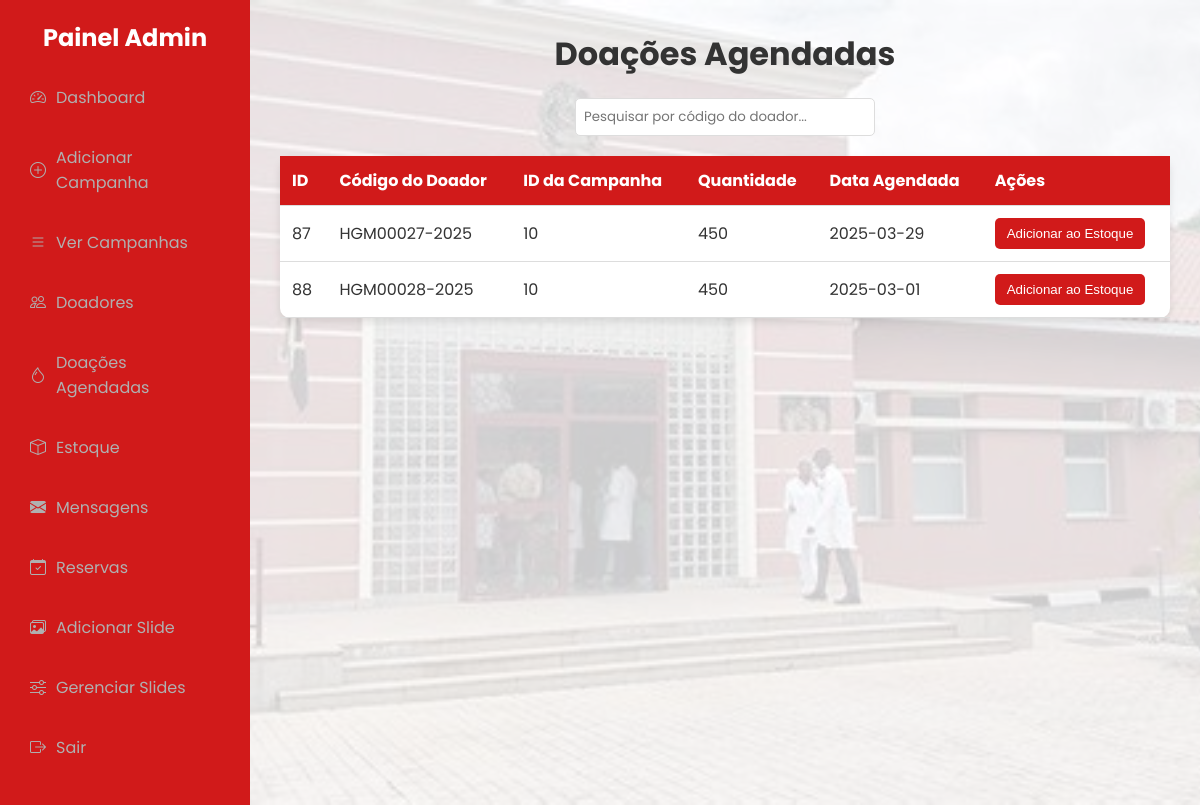
The page /view_donations.php (signed in) on the database its author committed.
### tables this page shows
CREATE TABLE `doacoes` (
  `id` int(11) NOT NULL,
  `doador_id` int(11) DEFAULT NULL,
  `campanha_id` int(11) DEFAULT NULL,
  `quantidade` int(11) DEFAULT NULL,
  `data_agendada` date DEFAULT NULL,
  `data` timestamp NOT NULL DEFAULT current_timestamp(),
  `status` enum('pendente','estoque','utilizado') NOT NULL DEFAULT 'pendente',
  `valor` decimal(10,2) NOT NULL
);

### view_donations.php (the view, shortened to what this page needs)
<?php
require 'configu.php';
?>
<!DOCTYPE html>
<html lang="pt-BR">
<head>
  <link rel="stylesheet" href="https://cdn.jsdelivr.net/npm/bootstrap-icons/font/bootstrap-icons.css">
</head>
<body>
  <div class="admin-dashboard">
    <aside class="sidebar">
      <h2>Painel Admin</h2>
      <ul class="menu">
        <li><a href="admin_dashboard.php"><i class="bi bi-speedometer2"></i> Dashboard</a></li>
        <li><a href="add_campaign.php"><i class="bi bi-plus-circle"></i> Adicionar Campanha</a></li>
        <li><a href="view_campaigns.php"><i class="bi bi-list"></i> Ver Campanhas</a></li>
        <li><a href="view_donors.php"><i class="bi bi-people"></i> Doadores</a></li>
        <li><a href="view_donations.php"><i class="bi bi-droplet"></i> Doações Agendadas</a></li>
        <li><a href="view_stock_donations.php"><i class="bi bi-box"></i> Estoque</a></li>
        <li><a href="view_message.php"><i class="bi bi-envelope-fill"></i> Mensagens</a></li>
        <li><a href="view_reservations.php"><i class="bi bi-calendar-check"></i> Reservas</a></li>
        <li><a href="add_slider.php"><i class="bi bi-images"></i> Adicionar Slide</a></li>
        <li><a href="manage_sliders.php"><i class="bi bi-sliders"></i> Gerenciar Slides</a></li>
        <li><a href="admin_logout.php"><i class="bi bi-box-arrow-right"></i> Sair</a></li>
      </ul>
    </aside>
    <main class="content">
      <h1>Doações Agendadas</h1>
      <div class="search-container" style="margin-bottom: 20px; text-align: center;">
  <input type="text" id="searchInput" placeholder="Pesquisar por código do doador..."
         style="padding: 8px; width: 300px; border-radius: 5px; border: 1px solid #ddd;">
</div>
      <table class="styled-table">
        <thead>
          <tr>
            <th>ID</th>
            <th>Código do Doador</th>
            <th>ID da Campanha</th>
            <th>Quantidade</th>
            <th>Data Agendada</th>
            <th>Ações</th>
          </tr>
        </thead>
        <tbody>
          <?php
          $query = "SELECT * FROM doacoes WHERE status = 'pendente'";
          $result = $pdo->query($query);
          if ($result->rowCount() > 0) {
            while ($row = $result->fetch(PDO::FETCH_ASSOC)) {
              echo "<tr>";
              echo "<td>{$row['id']}</td>";
              echo "<td>HGM000{$row['doador_id']}-2025</td>";
              echo "<td>{$row['campanha_id']}</td>";
              echo "<td>{$row['quantidade']}</td>";
              echo "<td>{$row['data_agendada']}</td>";
              echo "<td><button class='btn-action' onclick=\"location.href='add_to_stock.php?id={$row['id']}'\">Adicionar ao Estoque</button></td>";
              echo "</tr>";
            }
          } else {
            echo "<tr><td colspan='6' style='text-align:center;'>Nenhuma doação agendada.</td></tr>";
          }
          ?>
        </tbody>
      </table>
    </main>
  </div>
</body>
</html>

### view_donations.php (style rules this page uses)
* { margin: 0; padding: 0; box-sizing: border-box; }
body { font-family: 'Poppins', sans-serif; background: #f0f0f0; color: #333; }
.admin-dashboard { display: grid; grid-template-columns: 250px auto; min-height: 100vh; }
.sidebar { background-color: #D11A1A; padding: 20px; color: #fff; }
.sidebar h2 { text-align: center; }
.menu { list-style: none; margin-top: 20px; }
.menu li { margin: 15px 0; }
.menu a { color: #b0b0b0; text-decoration: none; display: flex; align-items: center; padding: 10px; border-radius: 5px; transition: background 0.3s; }
.menu a i { margin-right: 10px; }
.content { background: url('uploads/slider2.jpg') no-repeat center center/cover; background-color: rgba(255, 255, 255, 0.8); background-blend-mode: lighten; padding: 30px; }
h1 { text-align: center; margin-bottom: 20px; }
.styled-table { width: 100%; border-collapse: collapse; background: white; box-shadow: 0px 4px 8px rgba(0, 0, 0, 0.1); border-radius: 10px; }
.styled-table th, .styled-table td { padding: 12px; text-align: left; border-bottom: 1px solid #ddd; }
.styled-table th { background-color: #D11A1A; color: white; }
.btn-action { padding: 8px 12px; background: #D11A1A; color: white; border: none; border-radius: 5px; cursor: pointer; transition: background 0.3s; }
.search-container { margin: 15px 0; }
#searchInput { padding: 10px; border: 2px solid #D11A1A; border-radius: 25px; width: 100%; max-width: 400px; font-family: 'Poppins', sans-serif; transition: all 0.3s ease; }

### rows shown on the page
doacoes: id "87", doador "27", campanha "10", quantidade "450", data_agendada "2025-03-29"
doacoes: id "88", doador "28", campanha "10", quantidade "450", data_agendada "2025-03-01"
